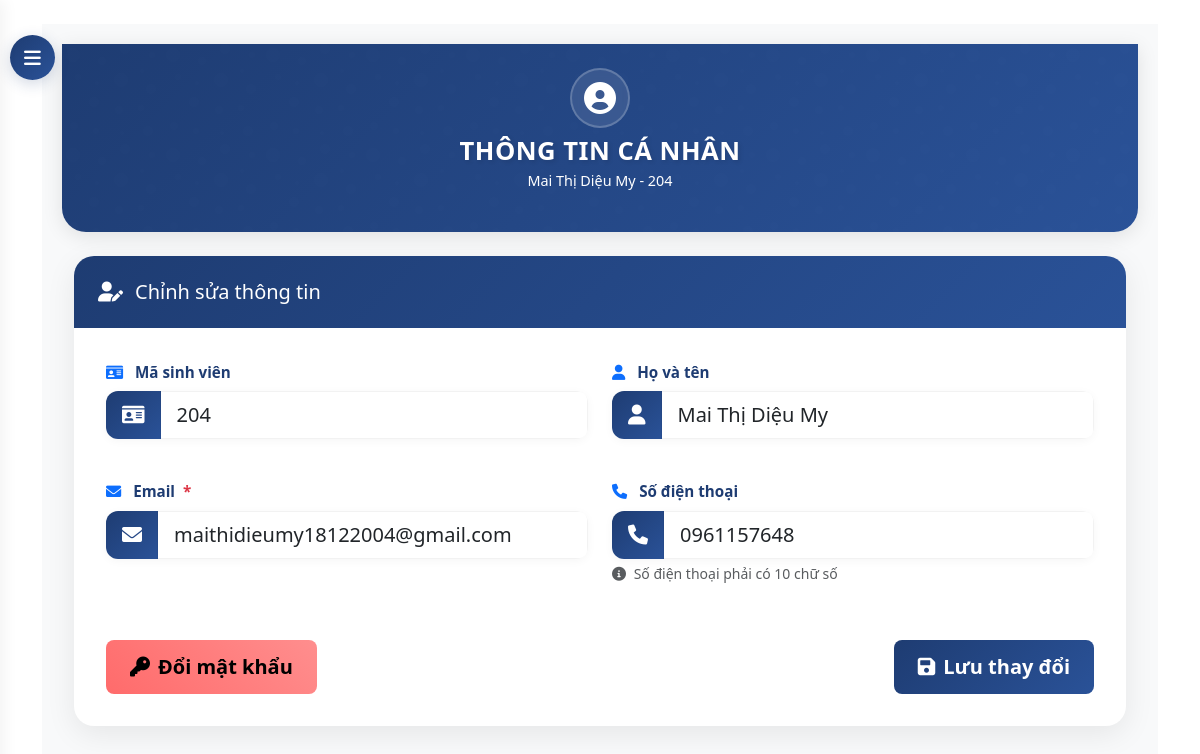
/student/profile/ (signed in), run on an earlier commit of the app's database.
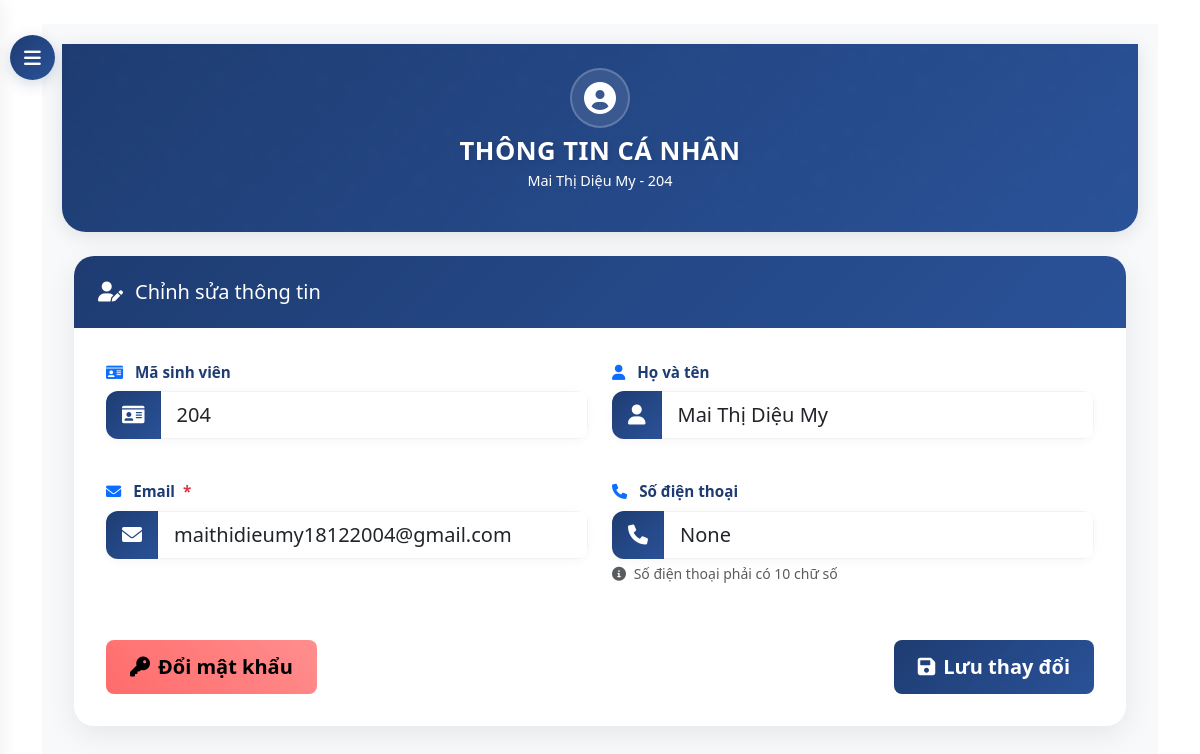
And on a later commit of the database.
### core/models.py (models this page shows, shortened)
class Student(models.Model):
    student_id = models.CharField(max_length=20, unique=True)
    name = models.CharField(max_length=100)
    classroom = models.ForeignKey(ClassRoom, on_delete=models.CASCADE, null=True, blank=True)
    phone = models.CharField(max_length=15, blank=True, null=True)
    user = models.OneToOneField(User, on_delete=models.SET_NULL, null=True, blank=True)

### core/views.py (the view, shortened to what this page needs)
# urls.py: path('student/profile/', views.student_profile, name='student_profile'),
@login_required
def student_profile(request):
    if not hasattr(request.user, 'student'):
        raise PermissionDenied
    student = request.user.student
    form_errors = {}
    return render(request, 'core/student/profile.html', {
        'student': student,
        'form_errors': form_errors
    })

### templates/core/student/profile.html (shortened to what the changed rows need)
{% extends 'base.html' %}
{% block content %}
<div id="content">
    <div class="hero-section">
        <div class="container">
            <div class="row justify-content-center text-center">
                <div class="col-md-8">
                    <div class="hero-icon">
                        <i class="fas fa-user-circle"></i>
                    </div>
                    <h1 class="hero-title">THÔNG TIN CÁ NHÂN</h1>
                    <p class="hero-subtitle">{{ student.name }} - {{ student.student_id }}</p>
                </div>
            </div>
        </div>
    </div>
    <div class="container">
        <div class="row justify-content-center">
            <div class="col-12">
                <div class="profile-card">
                    <div class="card-body">
                        <form method="post">
                            <div class="row">
                                <div class="col-md-6 mb-3">
                                    <div class="form-group">
                                        <div class="input-group input-group-lg">
                                            <span class="input-group-text bg-light border-0">
                                                <i class="fas fa-id-card"></i>
                                            </span>
                                            <input type="text" class="form-control" value="{{ student.student_id }}" readonly>
                                        </div>
                                    </div>
                                </div>
                                <div class="col-md-6 mb-3">
                                    <div class="form-group">
                                        <div class="input-group input-group-lg">
                                            <span class="input-group-text bg-light border-0">
                                                <i class="fas fa-user"></i>
                                            </span>
                                            <input type="text" class="form-control" value="{{ student.name }}" readonly>
                                        </div>
                                    </div>
                                </div>
                                <div class="col-md-6 mb-3">
                                    <div class="form-group">
                                        <div class="input-group input-group-lg">
                                            <span class="input-group-text bg-light border-0">
                                                <i class="fas fa-envelope"></i>
                                            </span>
                                            <input type="email" class="form-control {% if form_errors.email %}is-invalid{% endif %}"
                                                   name="email" value="{{ student.user.email }}" required>
                                        </div>
                                    </div>
                                </div>
                                <div class="col-md-6 mb-3">
                                    <div class="form-group">
                                        <div class="input-group input-group-lg">
                                            <span class="input-group-text bg-light border-0">
                                                <i class="fas fa-phone"></i>
                                            </span>
                                            <input type="tel" class="form-control {% if form_errors.phone %}is-invalid{% endif %}"
                                                   name="phone" value="{{ student.phone }}" pattern="[0-9]{10}">
                                        </div>
                                    </div>
                                </div>
                            </div>
                        </form>
                    </div>
                </div>
            </div>
        </div>
    </div>
</div>
{% endblock %}

What changed in the data, as far as the page shows it:
changed Student "Mai Thị Diệu My": phone "0961157648" → "None"
